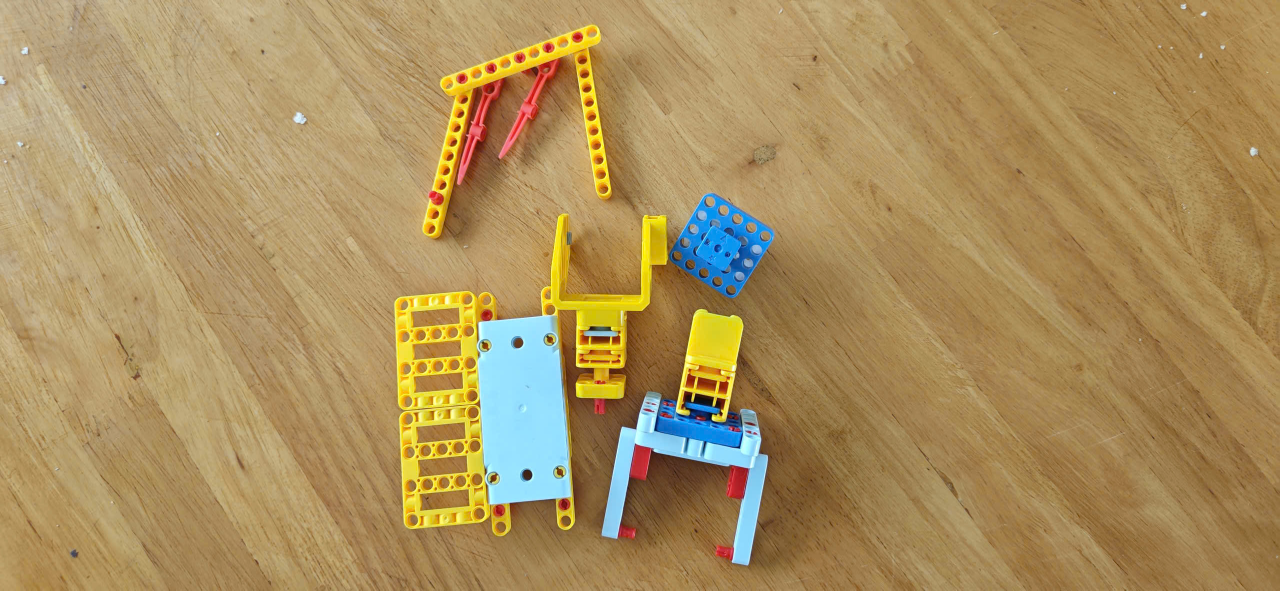
#> input picture lesson_7/images/sample.jpg, 2560 x 1181 px, found by its file name (shown at 1/2 size)
$ python grabcut.py
#> lines starting #> are read from the running program, lines starting #| are printed output that depends on the picture
import cv2
import numpy as np
import matplotlib.pyplot as plt
import os

# === BƯỚC 1: ĐẦU VÀO DỮ LIỆU ===
img = cv2.imread("images/sample.jpg")
#> img is the input picture: shape (1181, 2560, 3); mean B, G, R 94.2, 143.5, 169.9
if img is None:
    # Tạo ảnh mô phỏng nếu không tìm thấy file thực tế
    img = np.zeros((400, 500, 3), dtype=np.uint8)
    # Tạo nền gradient phức tạp
    for y in range(400):
        for x in range(500):
            img[y, x] = [80 + x // 5, 120 + y // 4, 60 + x // 6]
    # Vẽ đối tượng mô phỏng (hình elip)
    cv2.ellipse(img, (250, 200), (100, 130), 0, 0, 360, (50, 100, 200), -1)
    cv2.ellipse(img, (250, 200), (80, 110), 0, 0, 360, (60, 120, 220), -1)

img_rgb = cv2.cvtColor(img, cv2.COLOR_BGR2RGB)
h, w = img.shape[:2]
#> h = 1181; w = 2560

# === BƯỚC 2: GRABCUT VỚI KHỞI TẠO HÌNH CHỮ NHẬT (BBOX) ===
# Định nghĩa vùng chứa đối tượng (x, y, w, h)
rect = (800, 700, 600, 640)

mask = np.zeros((h, w), dtype=np.uint8)
# Hai mảng tạm thời cần thiết cho thuật toán chạy nội bộ
bgd_model = np.zeros((1, 65), np.float64)
fgd_model = np.zeros((1, 65), np.float64)

# Lần chạy 1: Khởi tạo bằng Bbox (GC_INIT_WITH_RECT)
# Thuật toán sẽ tự coi vùng ngoài Bbox là nền, bên trong là "có thể là vật thể"
cv2.grabCut(img, mask, rect, bgd_model, fgd_model, 5, cv2.GC_INIT_WITH_RECT)

# Lấy mask nhị phân: Chuyển vùng "Vật thể" và "Có thể là vật thể" thành 1, còn lại là 0
mask_bin1 = np.where((mask == 2) | (mask == 0), 0, 1).astype(np.uint8)
result1 = img_rgb * mask_bin1[:, :, np.newaxis]
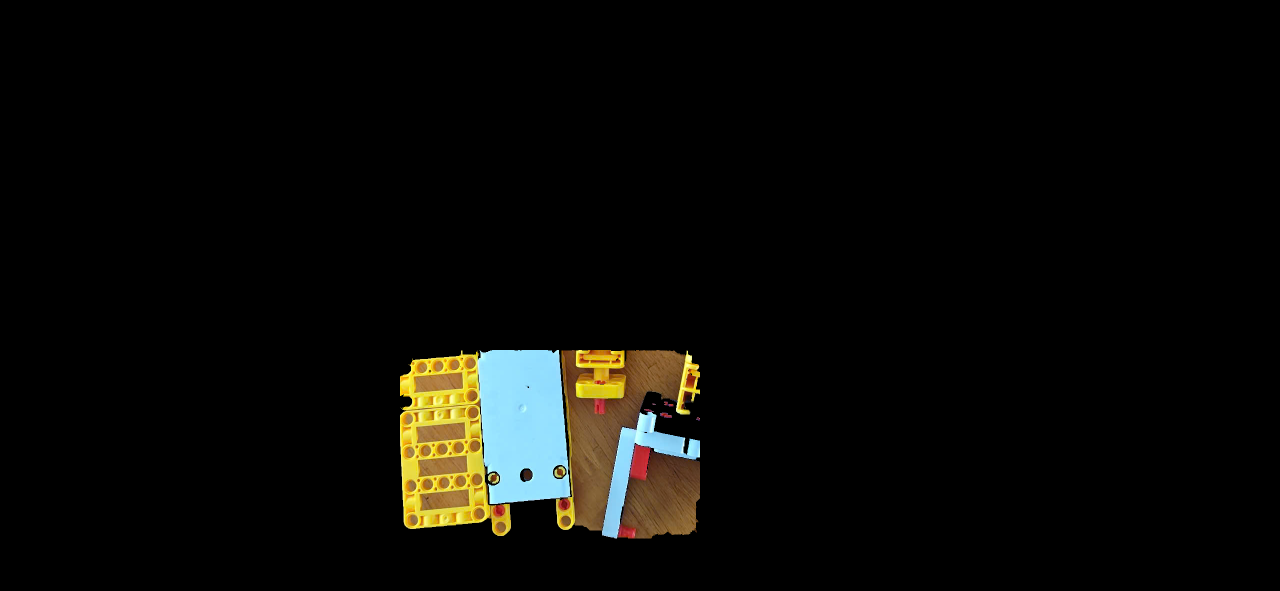
#> result1: shape (1181, 2560, 3) (shown at 1/2 size); mean R, G, B 10.3, 10.1, 7.1

# === BƯỚC 3: TINH CHỈNH KẾT QUẢ BẰNG MASK THỦ CÔNG ===
# Trong thực tế, đây là lúc người dùng dùng cọ vẽ thêm các nét "Chắc chắn"
mask_refined = mask.copy()

# Giả sử đánh dấu: Vùng trung tâm chắc chắn là Foreground (GC_FGD = 1)
cv2.circle(mask_refined, (250, 200), 40, 1, -1)
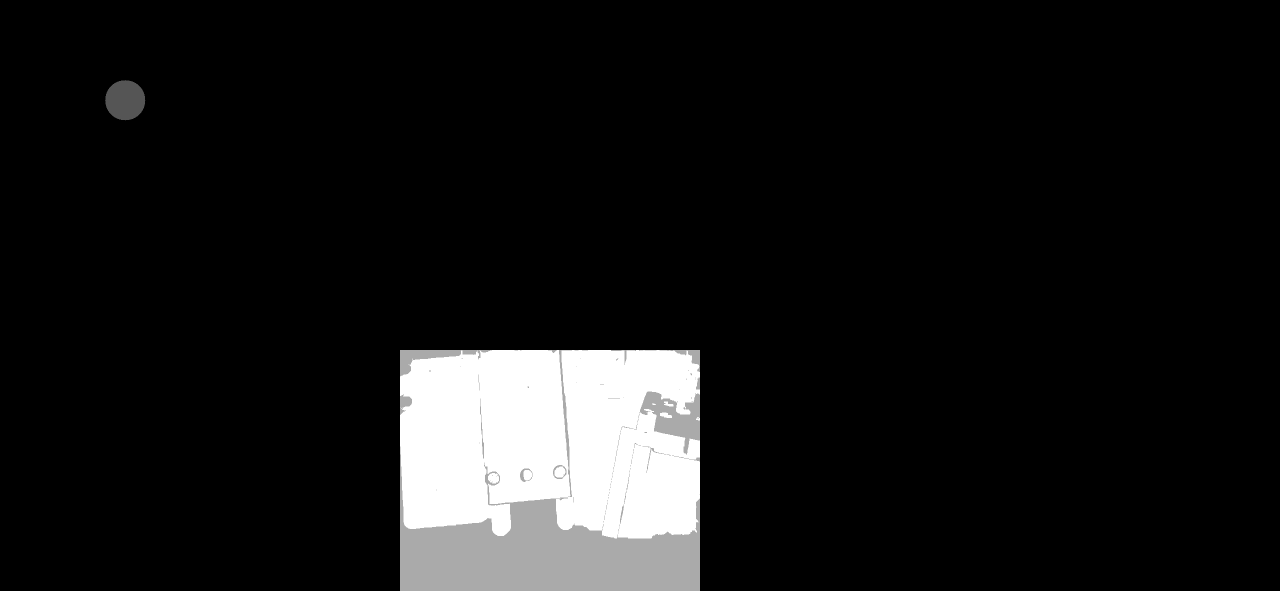
#> mask_refined: shape (1181, 2560) (shown at 1/2 size); min 0, max 3, mean 0.257; drawn with min black and max white

# Đánh dấu các góc chắc chắn là Background (GC_BGD = 0)
cv2.rectangle(mask_refined, (0, 0), (50, 50), 0, -1)
cv2.rectangle(mask_refined, (w - 50, 0), (w, 50), 0, -1)

# Lần chạy 2: Tinh chỉnh dựa trên thông tin vẽ thêm (GC_INIT_WITH_MASK)
#> (the run stopped early here; a loop or call above may not have finished)
